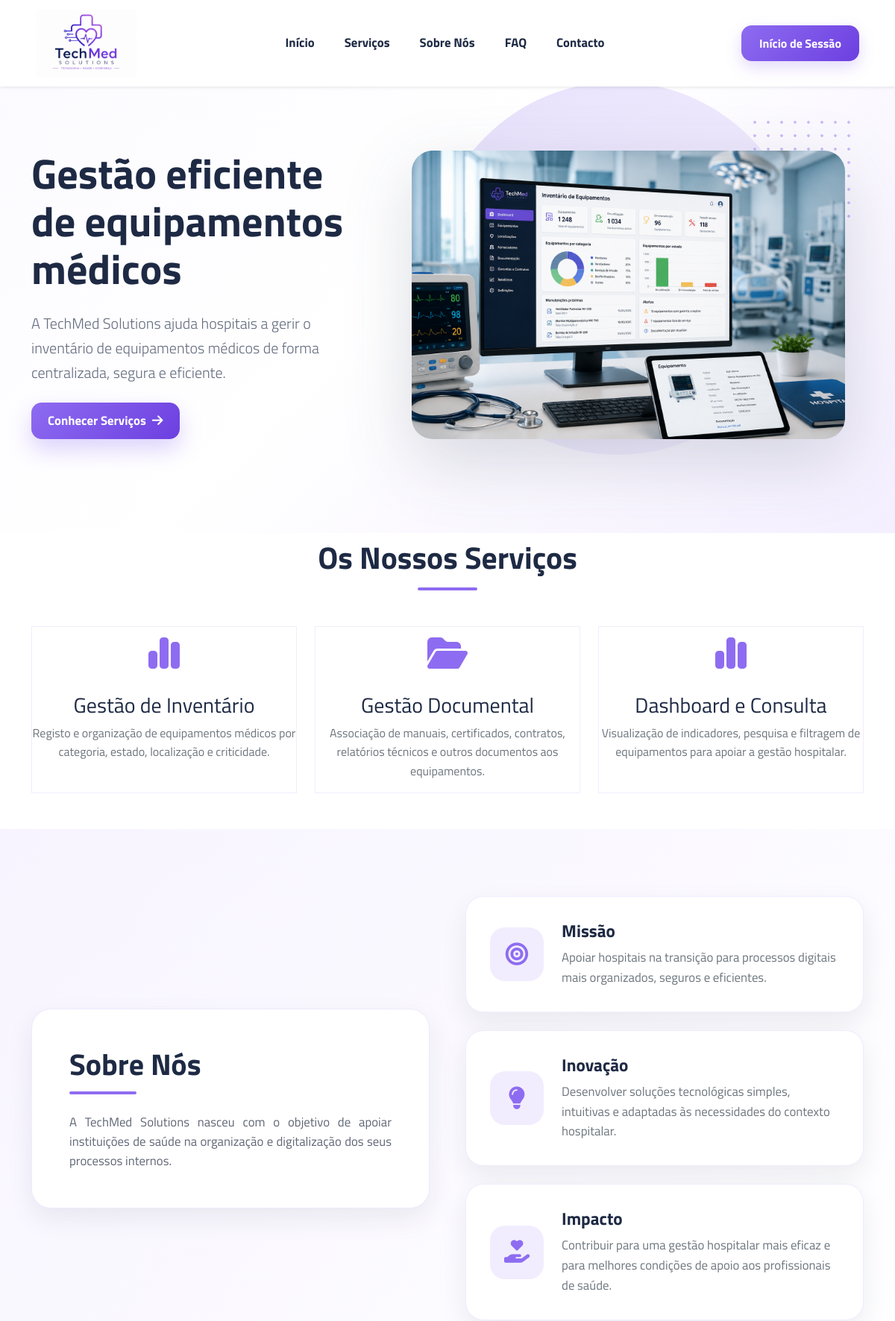
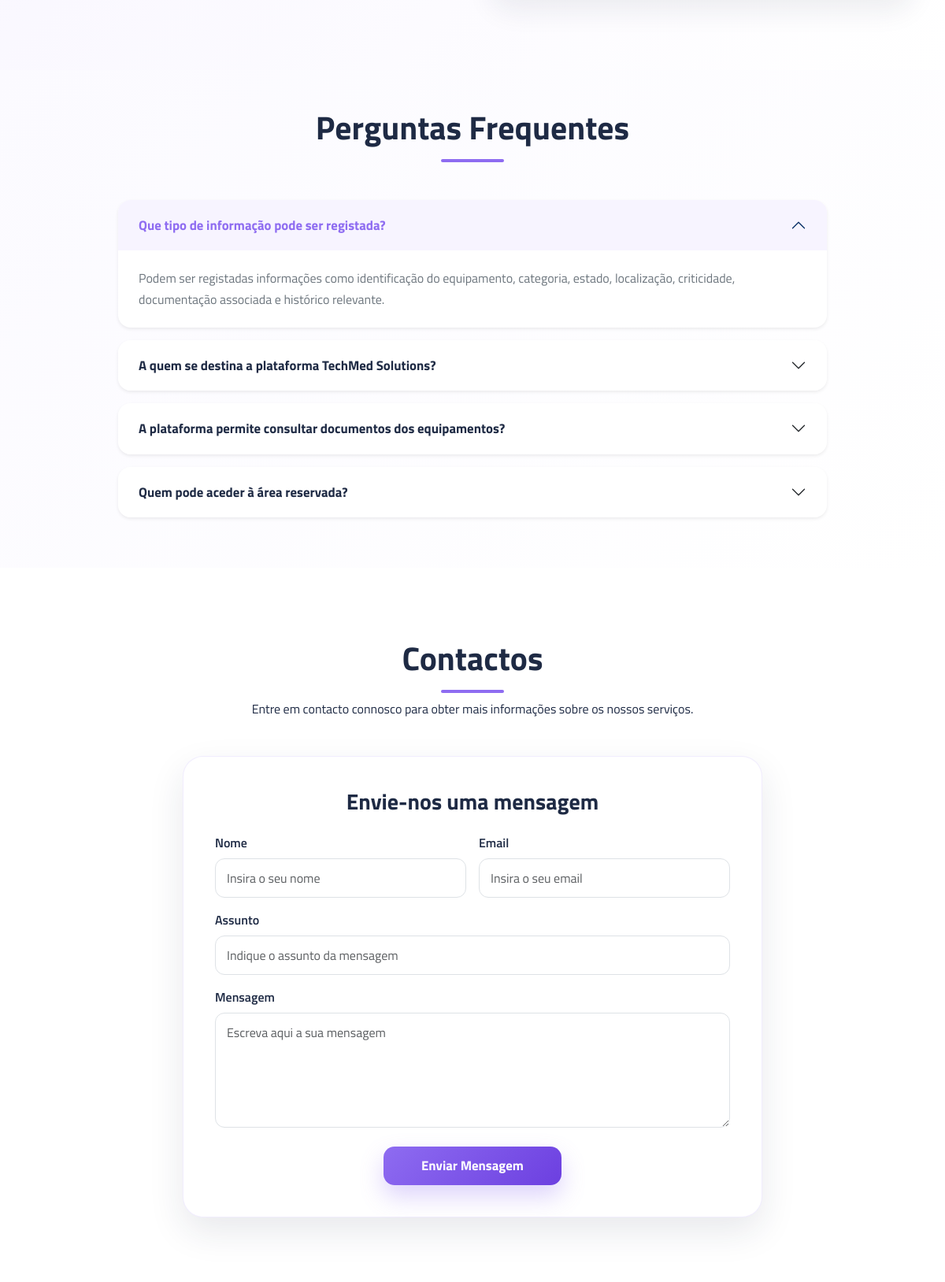
The page / (upper part) on the database its author committed (2 pictures, top to bottom).
### tables this page shows
CREATE TABLE IF NOT EXISTS `gestao_conteudos` (
  `id` int NOT NULL AUTO_INCREMENT,
  `titulo_principal` varchar(255) NOT NULL,
  `descricao` text,
  `texto_botao` varchar(100) DEFAULT NULL,
  `link_botao` varchar(255) DEFAULT NULL,
  `imagem_principal` varchar(255) DEFAULT NULL,
  PRIMARY KEY (`id`)
);

CREATE TABLE IF NOT EXISTS `gestao_conteudos_servicos` (
  `id` int NOT NULL AUTO_INCREMENT,
  `titulo` varchar(150) NOT NULL,
  `descricao` text NOT NULL,
  `icone` varchar(100) DEFAULT NULL,
  `ordem_apresentacao` int DEFAULT NULL,
  PRIMARY KEY (`id`)
);

CREATE TABLE IF NOT EXISTS `gestao_conteudos_sobre` (
  `id` int NOT NULL AUTO_INCREMENT,
  `titulo_secao` varchar(255) DEFAULT NULL,
  `texto_principal` text,
  `bloco1_titulo` varchar(100) DEFAULT NULL,
  `bloco1_texto` text,
  `bloco2_titulo` varchar(100) DEFAULT NULL,
  `bloco2_texto` text,
  `bloco3_titulo` varchar(100) DEFAULT NULL,
  `bloco3_texto` text,
  `estado` varchar(20) DEFAULT NULL,
  PRIMARY KEY (`id`)
);

CREATE TABLE IF NOT EXISTS `gestao_conteudos_faq` (
  `id` int NOT NULL AUTO_INCREMENT,
  `pergunta` varchar(255) NOT NULL,
  `resposta` text NOT NULL,
  `ordem_apresentacao` int DEFAULT NULL,
  PRIMARY KEY (`id`)
);

CREATE TABLE IF NOT EXISTS `gestao_conteudos_contactos` (
  `id` int NOT NULL AUTO_INCREMENT,
  `titulo_secao` varchar(255) NOT NULL,
  `texto_introdutorio` text,
  `titulo_formulario` varchar(255) DEFAULT NULL,
  `texto_botao` varchar(100) DEFAULT NULL,
  `estado` varchar(20) NOT NULL,
  PRIMARY KEY (`id`)
);

### public/index.php (the view, shortened to what this page needs)
<?php
$ligacao = ligar_bd();
$inicio = $ligacao->query("SELECT * FROM gestao_conteudos WHERE id = 1")->fetch(PDO::FETCH_ASSOC);
$servicos = $ligacao->query("
    SELECT * FROM gestao_conteudos_servicos
    ORDER BY id ASC
")->fetchAll(PDO::FETCH_ASSOC);
$sobre = $ligacao->query("SELECT * FROM gestao_conteudos_sobre WHERE id = 1")->fetch(PDO::FETCH_ASSOC);
$contactos = $ligacao->query("SELECT * FROM gestao_conteudos_contactos WHERE id = 1")->fetch(PDO::FETCH_ASSOC);
$faqs = $ligacao->query("
    SELECT * FROM gestao_conteudos_faq
    ORDER BY ordem_apresentacao ASC, id ASC
")->fetchAll(PDO::FETCH_ASSOC);
$sucesso_mensagem = false;
?>
<!DOCTYPE html>
<html lang="pt">
<head>
    <link rel="stylesheet" href="../assets/bootstrap/bootstrap.min.css">
    <link rel="stylesheet" href="../assets/fontawesome/all.min.css">
    <link rel="stylesheet" href="../assets/css/1241375.css">
</head>
<body>
    <nav class="bng-navbar navbar navbar-expand-lg fixed-top bg-white shadow-sm">
        <div class="container-fluid px-5">
            <a class="navbar-brand" href="#inicio">
                <img src="../assets/images/imagem_logo1.png" alt="Logo TechMed Solutions">
            </a>
            <div class="collapse navbar-collapse" id="menuPrincipal">
                <ul class="navbar-nav mx-auto mb-2 mb-lg-0 gap-lg-4">
                    <li class="nav-item">
                        <a class="nav-link fw-bold" href="#inicio">Início</a>
                    </li>
                    <li class="nav-item">
                        <a class="nav-link fw-bold" href="#servicos">Serviços</a>
                    </li>
                    <li class="nav-item">
                        <a class="nav-link fw-bold" href="#sobre">Sobre Nós</a>
                    </li>
                    <li class="nav-item">
                        <a class="nav-link fw-bold" href="#perguntas-frequentes">FAQ</a>
                    </li>
                    <li class="nav-item">
                        <a class="nav-link fw-bold" href="#contactos">Contacto</a>
                    </li>
                </ul>
                <a href="../private/login/login.php" class="btn-login">
                    Início de Sessão
                </a>
            </div>
        </div>
    </nav>
    <section id="inicio" class="home-section d-flex align-items-center">
        <div class="container">
            <div class="row align-items-center g-5">
                <div class="col-lg-5 text-center text-lg-start">
                    <h1 class="display-4 fw-bold mb-4">
                        <?= htmlspecialchars($inicio['titulo_principal']) ?>
                    </h1>
                    <p class="lead mb-4">
                        <?= htmlspecialchars($inicio['descricao']) ?>
                    </p>
                    <a href="<?= htmlspecialchars($inicio['link_botao'] ?: '#servicos') ?>"
                        class="btn btn-primary-custom">
                        <?= htmlspecialchars($inicio['texto_botao']) ?>
                        <i class="fa-solid fa-arrow-right ms-2"></i>
                    </a>
                </div>
                <div class="col-lg-7 text-center">
                    <div class="home-visual position-relative">
                        <img src="<?= htmlspecialchars($inicio['imagem_principal']) ?>"
                            class="img-fluid"
                            alt="Dashboard de gestão hospitalar">
                    </div>
                </div>
            </div>
        </div>
    </section>
    <section id="servicos" class="services-section pt-2 pb-5">
        <div class="container">
            <h2 class="section-title text-center mb-5">
                Os Nossos Serviços
            </h2>
            <div class="row g-4">
                <?php if (empty($servicos)): ?>
                    <div class="col-12 text-center text-muted">
                        <p>Nenhum serviço disponível de momento.</p>
                    </div>
                <?php else: ?>
                    <?php foreach ($servicos as $servico): ?>
                        <div class="col-md-6 col-lg-4">
                            <div class="service-card h-100 text-center">
                                <div class="service-icon mb-3">
                                    <i class="<?= htmlspecialchars($servico['icone']) ?>"></i>
                                </div>
                                <h3><?= htmlspecialchars($servico['titulo']) ?></h3>
                                <p><?= htmlspecialchars($servico['descricao']) ?></p>
                            </div>
                        </div>
                    <?php endforeach; ?>
                <?php endif; ?>
            </div>
        </div>
    </section>
    <section id="sobre" class="about-section">
        <div class="container">
            <div class="row align-items-center g-5">
                <div class="col-lg-6">
                    <div class="about-card">
                        <h2><?= htmlspecialchars($sobre['titulo_secao']) ?></h2>
                        <div class="section-line mb-4"></div>
                        <p><?= nl2br(htmlspecialchars($sobre['texto_principal'])) ?></p>
                    </div>
                </div>
                <div class="col-lg-6">
                    <div class="row g-4">
                        <div class="col-12">
                            <div class="about-info-card d-flex align-items-center gap-4">
                                <div class="about-icon">
                                    <i class="fa-solid fa-bullseye"></i>
                                </div>
                                <div>
                                    <h3><?= htmlspecialchars($sobre['bloco1_titulo']) ?></h3>
                                    <p><?= htmlspecialchars($sobre['bloco1_texto']) ?></p>
                                </div>
                            </div>
                        </div>
                        <div class="col-12">
                            <div class="about-info-card d-flex align-items-center gap-4">
                                <div class="about-icon">
                                    <i class="fa-solid fa-lightbulb"></i>
                                </div>
                                <div>
                                    <h3><?= htmlspecialchars($sobre['bloco2_titulo']) ?></h3>
                                    <p><?= htmlspecialchars($sobre['bloco2_texto']) ?></p>
                                </div>
                            </div>
                        </div>
                        <div class="col-12">
                            <div class="about-info-card d-flex align-items-center gap-4">
                                <div class="about-icon">
                                    <i class="fa-solid fa-hand-holding-heart"></i>
                                </div>
                                <div>
                                    <h3><?= htmlspecialchars($sobre['bloco3_titulo']) ?></h3>
                                    <p><?= htmlspecialchars($sobre['bloco3_texto']) ?></p>
                                </div>
                            </div>
                        </div>
                    </div>
                </div>
            </div>
        </div>
    </section>
    <section id="perguntas-frequentes" class="faq-section py-5">
        <div class="container">
            <h2 class="section-title text-center mb-5">
                Perguntas Frequentes
            </h2>
            <div class="accordion mx-auto" id="faqAccordionPublico">
                <?php foreach ($faqs as $i => $faq): ?>
                    <div class="accordion-item mb-3 border-0 shadow-sm rounded-4 overflow-hidden">
                        <h2 class="accordion-header">
                            <button class="accordion-button <?= $i > 0 ? 'collapsed' : '' ?> fw-bold"
                                type="button" data-bs-toggle="collapse"
                                data-bs-target="#faq<?= $i ?>">
                                <?= htmlspecialchars($faq['pergunta']) ?>
                            </button>
                        </h2>
                        <div id="faq<?= $i ?>" class="accordion-collapse collapse <?= $i === 0 ? 'show' : '' ?>"
                            data-bs-parent="#faqAccordionPublico">
                            <div class="accordion-body">
                                <?= nl2br(htmlspecialchars($faq['resposta'])) ?>
                            </div>
                        </div>
                    </div>
                <?php endforeach; ?>
            </div>
        </div>
    </section>
    <section id="contactos" class="contact-section">
        <div class="container">
            <div class="text-center mb-5">
                <h2 class="section-title"><?= htmlspecialchars($contactos['titulo_secao']) ?></h2>
                <p class="section-subtitle mx-auto"><?= htmlspecialchars($contactos['texto_introdutorio']) ?></p>
            </div>
            <div class="row justify-content-center">
                <div class="col-lg-8">
                    <div class="contact-form-card">
                        <h3 class="fw-bold mb-4 text-center">
                            <?= htmlspecialchars($contactos['titulo_formulario']) ?>
                        </h3>
                        <form method="POST" action="#contactos">
                            <div class="row g-3">
                                <div class="col-md-6">
                                    <label class="form-label fw-semibold">Nome</label>
                                    <input type="text" name="contacto_nome" class="form-control"
                                        placeholder="Insira o seu nome"
                                        value="<?= $sucesso_mensagem ? '' : htmlspecialchars($_POST['contacto_nome'] ?? '') ?>">
                                </div>
                                <div class="col-md-6">
                                    <label class="form-label fw-semibold">Email</label>
                                    <input type="text" name="contacto_email" class="form-control"
                                        placeholder="Insira o seu email"
                                        value="<?= $sucesso_mensagem ? '' : htmlspecialchars($_POST['contacto_email'] ?? '') ?>">
                                </div>
                                <div class="col-12">
                                    <label class="form-label fw-semibold">Assunto</label>
                                    <input type="text" name="contacto_assunto" class="form-control"
                                        placeholder="Indique o assunto da mensagem"
                                        value="<?= $sucesso_mensagem ? '' : htmlspecialchars($_POST['contacto_assunto'] ?? '') ?>">
                                </div>
                                <div class="col-12">
                                    <label class="form-label fw-semibold">Mensagem</label>
                                    <textarea name="contacto_mensagem" class="form-control" rows="5"
                                        placeholder="Escreva aqui a sua mensagem"><?= $sucesso_mensagem ? '' : htmlspecialchars($_POST['contacto_mensagem'] ?? '') ?></textarea>
                                </div>
                                <div class="col-12 text-center mt-4">
                                    <button type="submit" class="btn btn-primary-custom px-5">
                                        <?= htmlspecialchars($contactos['texto_botao']) ?>
                                    </button>
                                </div>
                            </div>
                        </form>
                    </div>
                </div>
            </div>
        </div>
    </section>
</body>
</html>

### rows shown on the page
gestao_conteudos: titulo_principal "Gestão eficiente de equipamentos médicos", descricao "A TechMed Solutions ajuda hospitais a gerir o inventário de equipamentos médicos de forma centralizada, segura e eficiente.", texto_botao "Conhecer Serviços", imagem_principal (picture)
gestao_conteudos_servicos: titulo "Gestão de Inventário", descricao "Registo e organização de equipamentos médicos por categoria, estado, localização e criticidade."
gestao_conteudos_servicos: titulo "Gestão Documental", descricao "Associação de manuais, certificados, contratos, relatórios técnicos e outros documentos aos equipamentos."
gestao_conteudos_servicos: titulo "Dashboard e Consulta", descricao "Visualização de indicadores, pesquisa e filtragem de equipamentos para apoiar a gestão hospitalar."
gestao_conteudos_sobre: titulo_secao "Sobre Nós", texto_principal "A TechMed Solutions nasceu com o objetivo de apoiar instituições de saúde na organização e digitalização dos seus processos internos.", bloco1_titulo "Missão", bloco1_texto "Apoiar hospitais na transição para processos digitais mais organizados, seguros e eficientes.", bloco2_titulo "Inovação", bloco2_texto "Desenvolver soluções tecnológicas simples, intuitivas e adaptadas às necessidades do contexto hospitalar.", bloco3_titulo "Impacto", bloco3_texto "Contribuir para uma gestão hospitalar mais eficaz e para melhores condições de apoio aos profissionais de saúde."
gestao_conteudos_faq: pergunta "Que tipo de informação pode ser registada?", resposta "Podem ser registadas informações como identificação do equipamento, categoria, estado, localização, criticidade, documentação associada e histórico relevante."
gestao_conteudos_faq: pergunta "A quem se destina a plataforma TechMed Solutions?"
gestao_conteudos_faq: pergunta "A plataforma permite consultar documentos dos equipamentos?"
gestao_conteudos_faq: pergunta "Quem pode aceder à área reservada?"
gestao_conteudos_contactos: titulo_secao "Contactos", texto_introdutorio "Entre em contacto connosco para obter mais informações sobre os nossos serviços.", titulo_formulario "Envie-nos uma mensagem", texto_botao "Enviar Mensagem"
